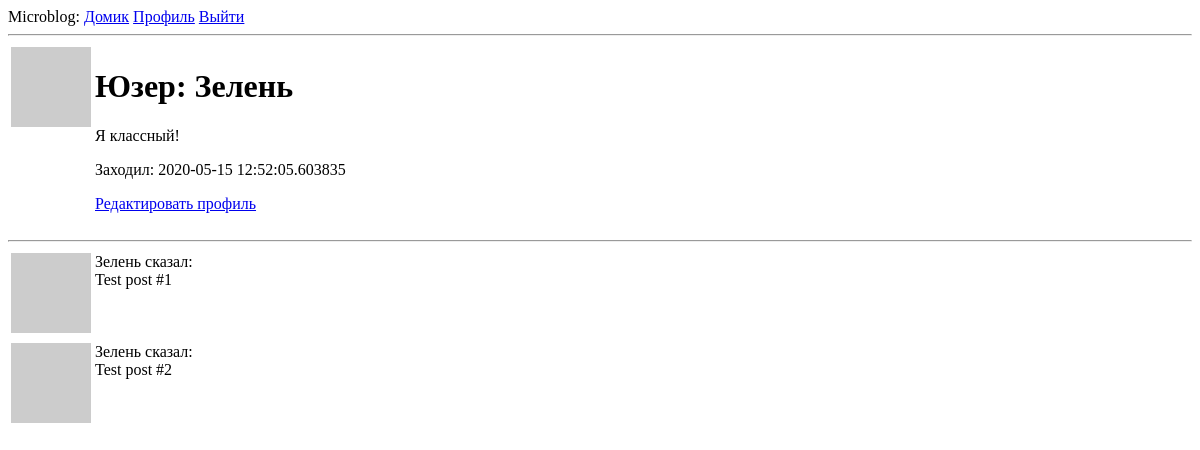
/user/Зелень (signed in), run on an earlier commit of the app's database.
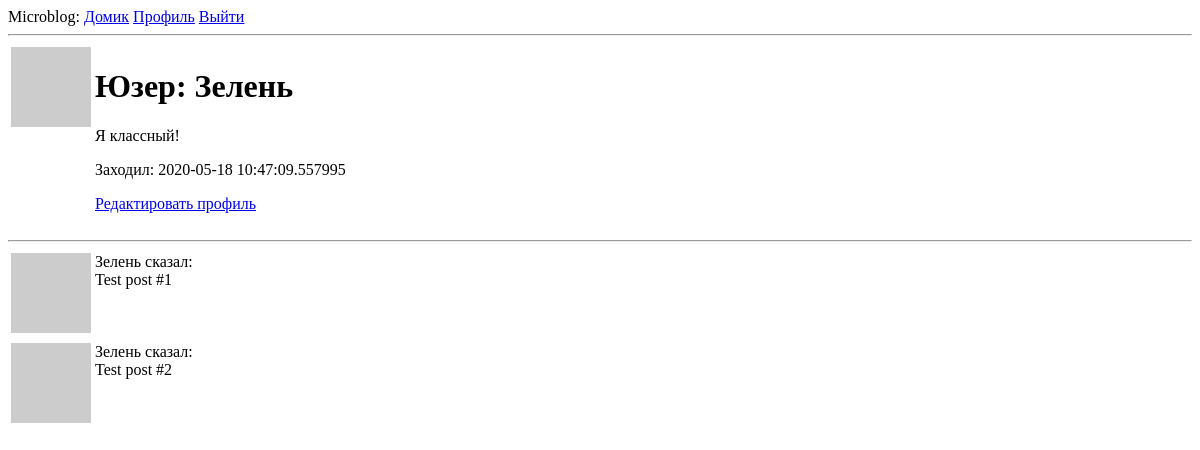
And on a later commit of the database.
### app/models.py (models this page shows, shortened)
class User(UserMixin, db.Model):
    id = db.Column(db.Integer, primary_key=True)
    username = db.Column(db.String(64), index=True, unique=True)
    email = db.Column(db.String(120), index=True, unique=True)
    password_hash = db.Column(db.String(128))
    about_me = db.Column(db.String(140))
    last_seen = db.Column(db.DateTime, default=datetime.utcnow)
    posts = db.relationship('Post', backref='author', lazy='dynamic')
    def avatar(self, size):
        digest = md5(self.email.lower().encode('utf-8')).hexdigest()
        return 'https://www.gravatar.com/avatar/{}?d=identicon&s={}'.format(digest, size)

### app/routes.py (the view)
@app.route('/user/<username>')
@login_required
def user(username):
    user = User.query.filter_by(username=username).first_or_404()
    posts = [
        {'author': user, 'body': 'Test post #1'},
        {'author': user, 'body': 'Test post #2'},
    ]
    return render_template('user.html', user=user, posts=posts)

### app/models.py (called while the page is built)
@login.user_loader
def load_user(id):
    return User.query.get(int(id))

### app/routes.py (called while the page is built)
@app.before_request
def before_request():
    if current_user.is_authenticated:
        current_user.last_seen = datetime.utcnow()
        db.session.commit()

### app/templates/user.html
{% extends "base.html" %}
{% block content %}
    <table>
        <tr valign="top">
            <td><img src="{{ user.avatar(128) }}"></td>
            <td><h1> Юзер: {{ user.username }}</h1>
                {% if user.about_me %}
                <p>
                    {{ user.about_me }}
                </p>
                {% endif %}
                {% if user.last_seen %}
                <p>
                    Заходил: {{ user.last_seen }}
                </p>
                {% endif %}
                {% if user == current_user %}
                <p>
                    <a href="{{ url_for('edit_profile') }}">Редактировать профиль</a>
                </p>
                {% endif %}
            </td>
        </tr>
    </table>
    <hr>
    {% for post in posts %}
        {% include '_post.html' %}
    {% endfor %}
{% endblock %}

### app/templates/base.html (shortened to what this page needs)
<!DOCTYPE html>
<html lang="en">
<head>
</head>
<body>
    <div>
        Microblog:
        <a href="{{ url_for('index') }}">Домик</a>
        {% if current_user.is_anonymous %}
        <a href="{{ url_for('login') }}">Войти</a>
        {% else %}
        <a href="{{ url_for('user', username=current_user.username) }}">Профиль</a>
        <a href="{{ url_for('logout') }}">Выйти</a>
        {% endif %}
    </div>
    <hr>
    {% block content %}{% endblock %}
</body>
</html>

### app/templates/_post.html
<table>
    <tr valign="top">
        <td><img src="{{ post.author.avatar(36) }}"></td>
        <td>{{ post.author.username }} сказал:<br>{{ post.body }}</td>
    </tr>
</table>

What changed in the data, as far as the page shows it:
changed User "Зелень": last_seen "2020-05-15 12:52:05.603835" → "2020-05-18 10:47:09.557995"
